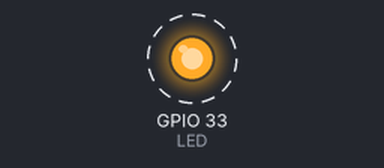
Simulated run of this sketch. Board: ESP32. Shown: output pins drawn as LEDs (lit = HIGH). Dashed ring = blinking.

Above: at 0.2 s.
Timing chart, 0 to 3.0 s (numbered marks = the images above):
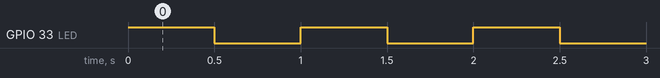

Measured:
- by itself, GPIO 33 (LED): alternates HIGH for 0.50 s and LOW for 0.50 s

The sketch:

blink.ino
```cpp
const int LED = 33;
/*#define led 2*/
void setup() {
  // put your setup code here, to run once:

pinMode(LED,OUTPUT);

}

void loop() {

  digitalWrite(LED,HIGH);
  delay(500); //milisegundos
  digitalWrite(LED,LOW);
  delay(500);

}
```
